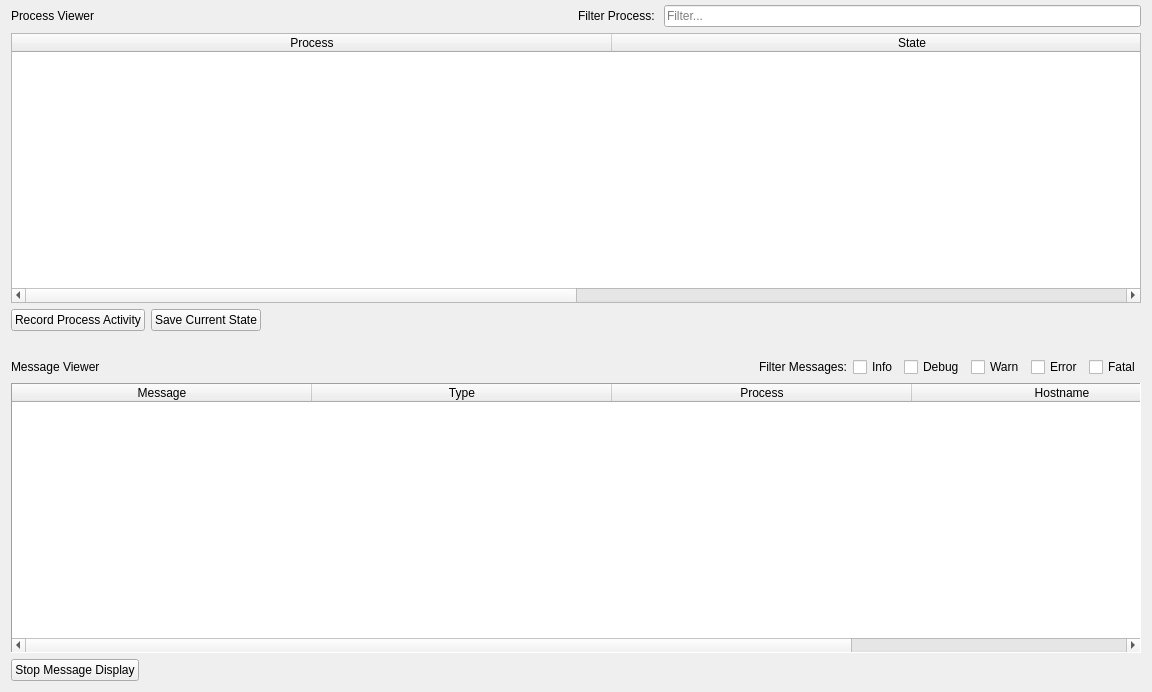
<?xml version="1.0" encoding="UTF-8"?>
<ui version="4.0">
 <class>PerformanceMonitor</class>
 <widget class="QWidget" name="PerformanceMonitor">
  <property name="geometry">
   <rect>
    <x>0</x>
    <y>0</y>
    <width>1152</width>
    <height>692</height>
   </rect>
  </property>
  <property name="sizePolicy">
   <sizepolicy hsizetype="Preferred" vsizetype="Expanding">
    <horstretch>0</horstretch>
    <verstretch>0</verstretch>
   </sizepolicy>
  </property>
  <property name="windowTitle">
   <string>Form</string>
  </property>
  <property name="statusTip">
   <string>Allow the control and monitor of processes and messages</string>
  </property>
  <layout class="QGridLayout" name="gridLayout">
   <property name="topMargin">
    <number>5</number>
   </property>
   <item row="0" column="0">
    <layout class="QHBoxLayout" name="horizontal_layout">
     <item>
      <widget class="QLabel" name="label">
       <property name="text">
        <string>Process Viewer</string>
       </property>
      </widget>
     </item>
     <item>
      <spacer name="horizontal_spacer_3">
       <property name="orientation">
        <enum>Qt::Horizontal</enum>
       </property>
       <property name="sizeHint" stdset="0">
        <size>
         <width>40</width>
         <height>20</height>
        </size>
       </property>
      </spacer>
     </item>
     <item>
      <widget class="QLabel" name="label_4">
       <property name="text">
        <string>Filter Process: </string>
       </property>
      </widget>
     </item>
     <item>
      <widget class="QLineEdit" name="line_edit">
       <property name="focusPolicy">
        <enum>Qt::ClickFocus</enum>
       </property>
       <property name="placeholderText">
        <string>Filter...</string>
       </property>
      </widget>
     </item>
    </layout>
   </item>
   <item row="6" column="0">
    <layout class="QHBoxLayout" name="horizontal_layout_4">
     <item>
      <widget class="QPushButton" name="stop_display_button">
       <property name="text">
        <string>Stop Message Display</string>
       </property>
       <property name="icon">
        <iconset resource="../resources/images.qrc">
         <normaloff>:/images/images/ic_pause_24px.svg</normaloff>
         <normalon>:/images/images/ic_play_arrow_24px.svg</normalon>
         <activeon>:/images/images/ic_play_arrow_24px.svg</activeon>
         <selectedon>:/images/images/ic_play_arrow_24px.svg</selectedon>:/images/images/ic_pause_24px.svg</iconset>
       </property>
       <property name="checkable">
        <bool>true</bool>
       </property>
      </widget>
     </item>
     <item>
      <spacer name="horizontal_spacer_5">
       <property name="orientation">
        <enum>Qt::Horizontal</enum>
       </property>
       <property name="sizeHint" stdset="0">
        <size>
         <width>40</width>
         <height>20</height>
        </size>
       </property>
      </spacer>
     </item>
    </layout>
   </item>
   <item row="4" column="0">
    <layout class="QHBoxLayout" name="horizontal_layout_2">
     <item>
      <widget class="QLabel" name="label_2">
       <property name="text">
        <string>Message Viewer</string>
       </property>
      </widget>
     </item>
     <item>
      <spacer name="horizontal_spacer">
       <property name="orientation">
        <enum>Qt::Horizontal</enum>
       </property>
       <property name="sizeType">
        <enum>QSizePolicy::Fixed</enum>
       </property>
       <property name="sizeHint" stdset="0">
        <size>
         <width>100</width>
         <height>20</height>
        </size>
       </property>
      </spacer>
     </item>
     <item>
      <spacer name="horizontal_spacer_2">
       <property name="orientation">
        <enum>Qt::Horizontal</enum>
       </property>
       <property name="sizeType">
        <enum>QSizePolicy::Expanding</enum>
       </property>
       <property name="sizeHint" stdset="0">
        <size>
         <width>15</width>
         <height>20</height>
        </size>
       </property>
      </spacer>
     </item>
     <item>
      <widget class="QLabel" name="label_3">
       <property name="text">
        <string>Filter Messages:</string>
       </property>
      </widget>
     </item>
     <item>
      <widget class="QCheckBox" name="checkBox">
       <property name="maximumSize">
        <size>
         <width>100</width>
         <height>16777215</height>
        </size>
       </property>
       <property name="text">
        <string>Info</string>
       </property>
      </widget>
     </item>
     <item>
      <widget class="QCheckBox" name="checkBox_2">
       <property name="maximumSize">
        <size>
         <width>100</width>
         <height>16777215</height>
        </size>
       </property>
       <property name="text">
        <string>Debug</string>
       </property>
      </widget>
     </item>
     <item>
      <widget class="QCheckBox" name="checkBox_3">
       <property name="maximumSize">
        <size>
         <width>100</width>
         <height>16777215</height>
        </size>
       </property>
       <property name="text">
        <string>Warn</string>
       </property>
      </widget>
     </item>
     <item>
      <widget class="QCheckBox" name="checkBox_5">
       <property name="maximumSize">
        <size>
         <width>100</width>
         <height>16777215</height>
        </size>
       </property>
       <property name="text">
        <string>Error</string>
       </property>
      </widget>
     </item>
     <item>
      <widget class="QCheckBox" name="checkBox_4">
       <property name="maximumSize">
        <size>
         <width>100</width>
         <height>16777215</height>
        </size>
       </property>
       <property name="text">
        <string>Fatal</string>
       </property>
      </widget>
     </item>
    </layout>
   </item>
   <item row="2" column="0">
    <layout class="QHBoxLayout" name="horizontal_layout_3">
     <item>
      <widget class="QPushButton" name="push_button_2">
       <property name="text">
        <string>Record Process Activity</string>
       </property>
       <property name="icon">
        <iconset resource="../resources/images.qrc">
         <normaloff>:/images/images/ic_radio_button_on_24px.svg</normaloff>
         <normalon>:/images/images/ic_pause_24px.svg</normalon>
         <disabledoff>:/images/images/ic_pause_24px.svg</disabledoff>
         <disabledon>:/images/images/ic_pause_24px.svg</disabledon>
         <activeoff>:/images/images/ic_radio_button_on_24px.svg</activeoff>
         <activeon>:/images/images/ic_pause_24px.svg</activeon>
         <selectedoff>:/images/images/ic_radio_button_on_24px.svg</selectedoff>
         <selectedon>:/images/images/ic_pause_24px.svg</selectedon>:/images/images/ic_radio_button_on_24px.svg</iconset>
       </property>
       <property name="checkable">
        <bool>true</bool>
       </property>
      </widget>
     </item>
     <item>
      <widget class="QPushButton" name="push_button_4">
       <property name="text">
        <string>Save Current State</string>
       </property>
       <property name="icon">
        <iconset resource="../resources/images.qrc">
         <normaloff>:/images/images/ .svg</normaloff>:/images/images/ .svg</iconset>
       </property>
      </widget>
     </item>
     <item>
      <spacer name="horizontal_spacer_4">
       <property name="orientation">
        <enum>Qt::Horizontal</enum>
       </property>
       <property name="sizeHint" stdset="0">
        <size>
         <width>40</width>
         <height>20</height>
        </size>
       </property>
      </spacer>
     </item>
    </layout>
   </item>
   <item row="3" column="0">
    <spacer name="vertical_spacer">
     <property name="orientation">
      <enum>Qt::Vertical</enum>
     </property>
     <property name="sizeType">
      <enum>QSizePolicy::Minimum</enum>
     </property>
     <property name="sizeHint" stdset="0">
      <size>
       <width>5</width>
       <height>20</height>
      </size>
     </property>
    </spacer>
   </item>
   <item row="5" column="0">
    <widget class="QTableWidget" name="table_widget">
     <property name="frameShape">
      <enum>QFrame::Panel</enum>
     </property>
     <property name="lineWidth">
      <number>1</number>
     </property>
     <property name="dragDropMode">
      <enum>QAbstractItemView::NoDragDrop</enum>
     </property>
     <property name="showGrid">
      <bool>true</bool>
     </property>
     <attribute name="horizontalHeaderDefaultSectionSize">
      <number>300</number>
     </attribute>
     <attribute name="verticalHeaderMinimumSectionSize">
      <number>220</number>
     </attribute>
     <column>
      <property name="text">
       <string>Message</string>
      </property>
     </column>
     <column>
      <property name="text">
       <string>Type</string>
      </property>
     </column>
     <column>
      <property name="text">
       <string>Process</string>
      </property>
     </column>
     <column>
      <property name="text">
       <string>Hostname</string>
      </property>
     </column>
    </widget>
   </item>
   <item row="1" column="0">
    <widget class="QTableWidget" name="table_process_viewer">
     <property name="focusPolicy">
      <enum>Qt::NoFocus</enum>
     </property>
     <property name="contextMenuPolicy">
      <enum>Qt::CustomContextMenu</enum>
     </property>
     <property name="selectionMode">
      <enum>QAbstractItemView::SingleSelection</enum>
     </property>
     <property name="selectionBehavior">
      <enum>QAbstractItemView::SelectRows</enum>
     </property>
     <property name="textElideMode">
      <enum>Qt::ElideNone</enum>
     </property>
     <attribute name="horizontalHeaderDefaultSectionSize">
      <number>600</number>
     </attribute>
     <column>
      <property name="text">
       <string>Process</string>
      </property>
     </column>
     <column>
      <property name="text">
       <string>State</string>
      </property>
     </column>
    </widget>
   </item>
  </layout>
 </widget>
 <resources>
  <include location="../resources/images.qrc"/>
 </resources>
 <connections/>
</ui>
